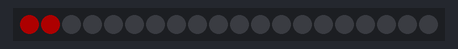
Recording of a sketch running on a simulated ESP8266 (NodeMCU). On the bench: 20 RGB LEDs in strip order, left to right. Dim RGB values are drawn brighter than linear; WiFi joins after 1.5 s; servers stay silent unless stated; the local clock reads 2024-03-15 10:24:30 at power-on unless the sketch sets it; not simulated (calls return 0 or success): credentials.h.

Above: at 1.1 s.
At 1.6 s:
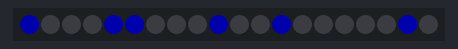
At 10.6 s:
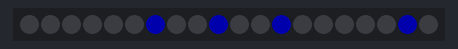
At 19.6 s:
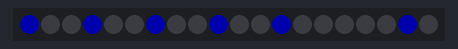
At 28.6 s:
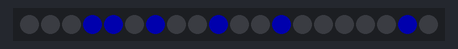
At 38.6 s:
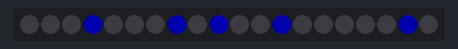

Measured:
- what the display in image 0 shows lasts 0.5 s, from 1.0 s to 1.5 s
- what the display in image 1 shows lasts 1.0 s, from 1.5 s to 2.5 s

The sketch:

binary_clock.ino
```cpp
#include <ESP8266WiFi.h>
#include <FastLED.h>
#include <TimeLib.h>
#include <Timezone.h>
#include <WiFiUdp.h>

#include "credentials.h"
#include "globals.h"

static const char ntpServerName[] = "us.pool.ntp.org";
const char *ssid = WIFI_SSID;
const char *password = WIFI_PASS;

const int timeZone = 0;
unsigned int localPort = 8888;
time_t prevDisplay = 0;

TimeChangeRule *tcr;
TimeChangeRule usEDT = {"EDT", Second, Sun, Mar, 2, -240};  // UTC - 4 hours
TimeChangeRule usEST = {"EST", First, Sun, Nov, 2, -300};   // UTC - 5 hours
Timezone usEastern(usEDT, usEST);

CRGB leds[NUM_LEDS];
int timeval[NUM_LEDS];

WiFiUDP WiFiUDP;
const int NTP_PACKET_SIZE = 48;
byte packetBuffer[NTP_PACKET_SIZE];

time_t getNtpTime();
void sendNTPpacket(IPAddress &address);
void updateDisplay(time_t t);

void setup() {
  Serial.begin(9600);
  while (!Serial) {
    ;
  }

  FastLED.addLeds<NEOPIXEL, LED_PIN>(leds, NUM_LEDS);
  FastLED.setBrightness(DEFAULT_BRIGHTNESS);

  WiFi.begin(ssid, password);

  int i = 0;
  CRGB::HTMLColorCode color = CRGB::Red;

  while (WiFi.status() != WL_CONNECTED) {
    delay(500);

    leds[i] = color;
    FastLED.show();
    i++;

    if (i > NUM_LEDS) {
      i = 0;
      color = (color == CRGB::Red) ? CRGB::Blue : CRGB::Red;
    }
  }

  WiFiUDP.begin(localPort);
  setSyncProvider(getNtpTime);
  setSyncInterval(300);
}

void loop() {
  if (timeStatus() != timeNotSet) {
    if (now() != prevDisplay) {
      prevDisplay = now();
      updateDisplay(usEastern.toLocal(prevDisplay, &tcr));
    }
  }
}

void updateLEDs(int offset, int number, int bits) {
  for (byte i = 0; i < bits; i++) {
    leds[offset + i] = bitRead(number, i) ? getColor() : NO_COLOR;
  }
}

void updateDisplay(time_t t) {
  updateLEDs(SEC_ONE_OFFSET, (second(t) % 10), 4);
  updateLEDs(SEC_TEN_OFFSET, (second(t) / 10), 3);
  updateLEDs(MIN_ONE_OFFSET, (minute(t) % 10), 4);
  updateLEDs(MIN_TEN_OFFSET, (minute(t) / 10), 3);
  updateLEDs(HOUR_ONE_OFFSET, (hour(t) % 10), 4);
  updateLEDs(HOUR_TEN_OFFSET, (hour(t) / 10), 2);
  FastLED.show();
}

time_t getNtpTime() {
  IPAddress ntpServerIP;

  while (WiFiUDP.parsePacket() > 0)
    ;

  WiFi.hostByName(ntpServerName, ntpServerIP);
  sendNTPpacket(ntpServerIP);
  uint32_t beginWait = millis();

  while (millis() - beginWait < 1500) {
    int size = WiFiUDP.parsePacket();
    if (size >= NTP_PACKET_SIZE) {
      WiFiUDP.read(packetBuffer, NTP_PACKET_SIZE);
      unsigned long secsSince1900;
      secsSince1900 = (unsigned long)packetBuffer[40] << 24;
      secsSince1900 |= (unsigned long)packetBuffer[41] << 16;
      secsSince1900 |= (unsigned long)packetBuffer[42] << 8;
      secsSince1900 |= (unsigned long)packetBuffer[43];
      return secsSince1900 - 2208988800UL + timeZone * SECS_PER_HOUR;
    }
  }

  return 0;
}

void sendNTPpacket(IPAddress &address) {
  memset(packetBuffer, 0, NTP_PACKET_SIZE);
  packetBuffer[0] = 0b11100011;
  packetBuffer[1] = 0;
  packetBuffer[2] = 6;
  packetBuffer[3] = 0xEC;
  packetBuffer[12] = 49;
  packetBuffer[13] = 0x4E;
  packetBuffer[14] = 49;
  packetBuffer[15] = 52;
  WiFiUDP.beginPacket(address, 123);
  WiFiUDP.write(packetBuffer, NTP_PACKET_SIZE);
  WiFiUDP.endPacket();
}
```

globals.h
```cpp
#include <EEPROM.h>
#include <FastLED.h>

#define NUM_LEDS 20
#define LED_PIN 2

#define SEC_ONE_OFFSET 0
#define SEC_TEN_OFFSET 4
#define MIN_ONE_OFFSET 7
#define MIN_TEN_OFFSET 11
#define HOUR_ONE_OFFSET 14
#define HOUR_TEN_OFFSET 18

#define DEFAULT_COLOR CRGB::Blue
#define NO_COLOR CRGB::Black
#define DEFAULT_BRIGHTNESS 50

CRGB::HTMLColorCode getColor() { return DEFAULT_COLOR; }
```
